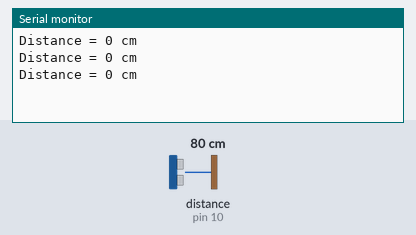
A sketch run on a simulated Arduino Uno, built with avr-gcc and run on an emulated ATmega328P. Shown: the last lines printed to the serial monitor. The test bench sets the inputs (shaded band); at power-on: distance to the obstacle (sensor on pin 10) 80 cm. The echo pulse lasts 58.3 µs per cm.

Above: at 1.3 s.
1.4 s: distance to the obstacle (sensor on pin 10) set to 2 cm
At 1.9 s:
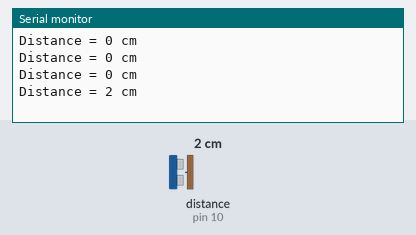
2.9 s: distance to the obstacle (sensor on pin 10) set to 4 cm
At 3.4 s:
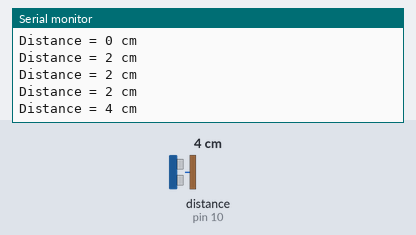
Timing chart, 0 to 5.9 s (numbered marks = the images above; inputs shaded):
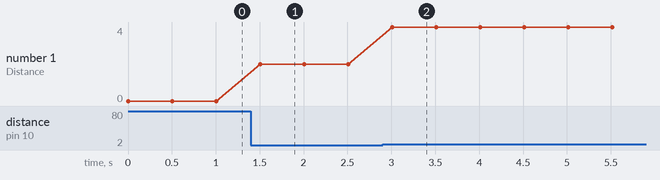

The sketch:

ultrasonic_test.ino
```cpp
// include newping library
#include "NewPing.h"

// define trigger and echo pins
#define TRIG_PIN 11
#define ECHO_PIN 10

// max distance to ping for (cm)
#define MAX_DISTANCE 30

// set up newping object
NewPing sonar(TRIG_PIN, ECHO_PIN, MAX_DISTANCE);

void setup() {
  Serial.begin(9600);
}

void loop() {
  Serial.print("Distance = ");
  Serial.print(sonar.ping_cm());
  Serial.println(" cm");
  delay(500);
}
```

Measured:
- after the input at 1.4 s, the serial monitor: prints a new line after 0.11 s (image 1)
- after the input at 2.9 s, the serial monitor: prints a new line after 0.11 s (image 2)
- plotted number 1: 0 → 2 after the input at 1.4 s, 2 → 4 after the input at 2.9 s
